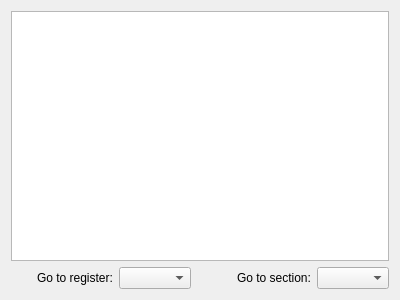
<?xml version="1.0" encoding="UTF-8"?>
<ui version="4.0">
 <class>Ripes::MemoryViewerWidget</class>
 <widget class="QWidget" name="Ripes::MemoryViewerWidget">
  <property name="geometry">
   <rect>
    <x>0</x>
    <y>0</y>
    <width>400</width>
    <height>300</height>
   </rect>
  </property>
  <property name="windowTitle">
   <string>Form</string>
  </property>
  <layout class="QVBoxLayout" name="verticalLayout_2">
   <item>
    <layout class="QVBoxLayout" name="verticalLayout">
     <item>
      <widget class="MemoryView" name="memoryView"/>
     </item>
     <item>
      <layout class="QHBoxLayout" name="horizontalLayout">
       <item>
        <widget class="RadixSelectorWidget" name="radixSelector" native="true"/>
       </item>
       <item>
        <spacer name="horizontalSpacer_2">
         <property name="orientation">
          <enum>Qt::Horizontal</enum>
         </property>
         <property name="sizeHint" stdset="0">
          <size>
           <width>40</width>
           <height>20</height>
          </size>
         </property>
        </spacer>
       </item>
       <item>
        <widget class="QLabel" name="label_2">
         <property name="text">
          <string>Go to register:</string>
         </property>
        </widget>
       </item>
       <item>
        <widget class="GoToRegisterComboBox" name="goToRegister"/>
       </item>
       <item>
        <spacer name="horizontalSpacer">
         <property name="orientation">
          <enum>Qt::Horizontal</enum>
         </property>
         <property name="sizeType">
          <enum>QSizePolicy::Minimum</enum>
         </property>
         <property name="sizeHint" stdset="0">
          <size>
           <width>40</width>
           <height>20</height>
          </size>
         </property>
        </spacer>
       </item>
       <item>
        <widget class="QLabel" name="label">
         <property name="text">
          <string>Go to section:</string>
         </property>
        </widget>
       </item>
       <item>
        <widget class="GoToSectionComboBox" name="goToSection"/>
       </item>
      </layout>
     </item>
    </layout>
   </item>
  </layout>
 </widget>
 <customwidgets>
  <customwidget>
   <class>RadixSelectorWidget</class>
   <extends>QWidget</extends>
   <header>radixselectorwidget.h</header>
   <container>1</container>
  </customwidget>
  <customwidget>
   <class>MemoryView</class>
   <extends>QTableView</extends>
   <header>memoryview.h</header>
  </customwidget>
  <customwidget>
   <class>GoToSectionComboBox</class>
   <extends>QComboBox</extends>
   <header>gotocombobox.h</header>
  </customwidget>
  <customwidget>
   <class>GoToRegisterComboBox</class>
   <extends>QComboBox</extends>
   <header>gotocombobox.h</header>
  </customwidget>
 </customwidgets>
 <resources/>
 <connections/>
</ui>
